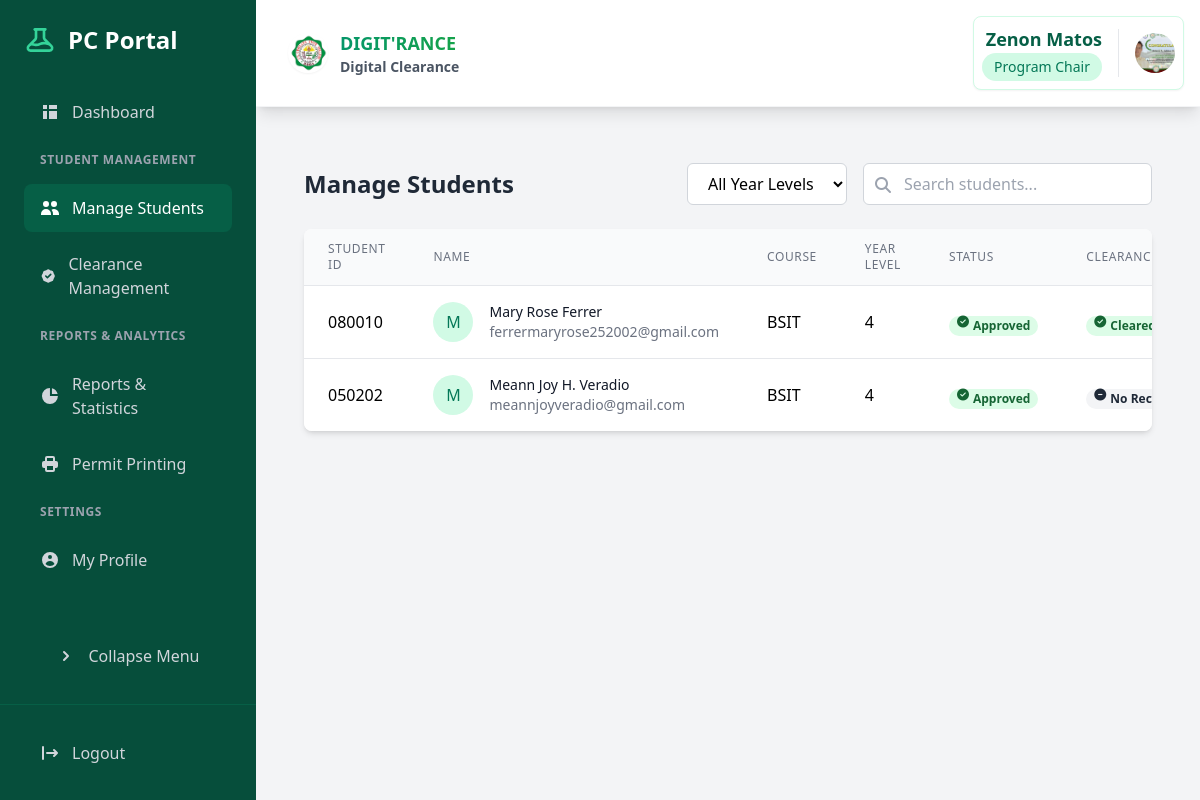
The page /program-chair/students/ (signed in) on the database as committed earlier.
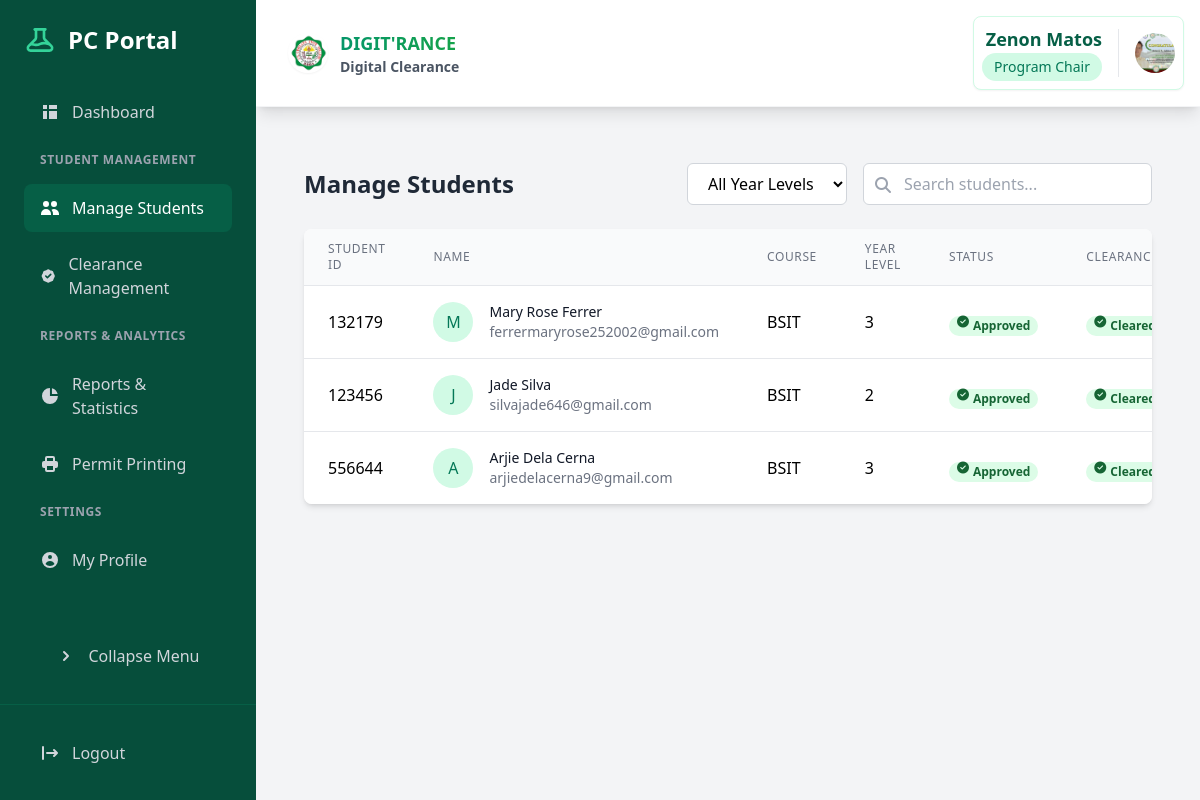
The same page on the database as committed later.
### core/models.py (models this page shows, shortened)
class ProgramChair(models.Model):
    user = models.OneToOneField(User, on_delete=models.CASCADE)
    dean = models.ForeignKey(Dean, on_delete=models.SET_NULL, null=True, blank=True)
    profile_picture = models.ImageField(upload_to='program_chair_profiles/', null=True, blank=True)
    designation = models.CharField(max_length=100, blank=True, null=True)
    def get_profile_picture_url(self):
        return self.profile_picture.url if self.profile_picture else static('img/default-profile.png')

class Student(models.Model):
    user = models.OneToOneField(User, on_delete=models.CASCADE)
    student_id = models.CharField(max_length=20, unique=True)
    course = models.ForeignKey(Course, on_delete=models.PROTECT)
    program_chair = models.ForeignKey('ProgramChair', on_delete=models.SET_NULL, null=True, blank=True)
    dormitory_owner = models.ForeignKey('Staff', on_delete=models.SET_NULL, null=True, blank=True, related_name='dormitory_students')
    year_level = models.IntegerField()
    contact_number = models.CharField(max_length=20, blank=True, null=True)
    is_boarder = models.BooleanField(default=False)
    boarder_since = models.DateTimeField(verbose_name="Date Started as a Boarder", null=True, blank=True)
    created_at = models.DateTimeField(auto_now_add=True)
    is_approved = models.BooleanField(default=False)
    rejection_reason = models.TextField(blank=True, null=True)
    profile_picture = models.ImageField(upload_to='student_profiles/', null=True, blank=True)
    def get_current_clearance(self):
        settings = SystemSettings.get_settings()
        school_year = settings.school_year
        semester = settings.semester
        return self.clearances.filter(
            school_year=school_year,
            semester=semester
        ).first()

class Course(models.Model):
    code = models.CharField(max_length=10, unique=True)
    name = models.CharField(max_length=100)
    dean = models.ForeignKey(Dean, on_delete=models.PROTECT, related_name='courses')
    is_active = models.BooleanField(default=True)
    created_at = models.DateTimeField(auto_now_add=True)
    updated_at = models.DateTimeField(auto_now=True)
    class Meta:
        ordering = ['code']

### core/views.py (the view, shortened to what this page needs)
# urls.py: path('program-chair/students/', views.ManageStudentsView.as_view(), name='manage_students'),
class ManageStudentsView(LoginRequiredMixin, UserPassesTestMixin, ListView):
    model = Student
    template_name = 'core/manage_students.html'
    context_object_name = 'students'
    paginate_by = 10
    def test_func(self):
        return hasattr(self.request.user, 'programchair')
    def get_queryset(self):
        program_chair = self.request.user.programchair
        queryset = Student.objects.filter(
            course__dean=program_chair.dean
        ).select_related('user', 'course').prefetch_related('clearances')
        search_query = self.request.GET.get('search')
        if search_query:
            queryset = queryset.filter(
                Q(user__first_name__icontains=search_query) |
                Q(user__last_name__icontains=search_query) |
                Q(student_id__icontains=search_query)
            )
        year_level = self.request.GET.get('year_level')
        if year_level:
            queryset = queryset.filter(year_level=year_level)
        return queryset
    def get_context_data(self, **kwargs):
        context = super().get_context_data(**kwargs)
        current_year = timezone.now().year
        context.update({
            'program_chair': self.request.user.programchair,
            'current_school_year': f"{current_year}-{current_year + 1}",
            'current_semester': "1ST",
        })
        return context

### templates/core/manage_students.html (shortened to what this page needs)
{% extends 'base.html' %}
{% block sidebar %}
{% include 'components/program_chair_sidenav.html' %}
{% endblock sidebar %}
{% block content %}
<div class="container mx-auto px-4 py-8">
    <div class="flex justify-between items-center mb-6">
        <h1 class="text-2xl font-bold text-gray-800">Manage Students</h1>
        <div class="flex space-x-4">
            <form method="get" class="flex space-x-4">
                <select name="year_level" onchange="this.form.submit()"
                        class="bg-white border border-gray-300 rounded-md px-4 py-2 focus:outline-none focus:ring-2 focus:ring-emerald-500">
                    <option value="">All Year Levels</option>
                </select>
                <div class="relative">
                    <input type="text" name="search" placeholder="Search students..."
                           value="{{ request.GET.search }}"
                           class="pl-10 pr-4 py-2 border border-gray-300 rounded-md focus:outline-none focus:ring-2 focus:ring-emerald-500">
                    <button type="submit" class="absolute left-3 top-2.5 text-gray-400">
                        <i class="fas fa-search"></i>
                    </button>
                </div>
            </form>
        </div>
    </div>
    <div class="bg-white shadow-md rounded-lg overflow-hidden">
        <table class="min-w-full divide-y divide-gray-200">
            <thead class="bg-gray-50">
                <tr>
                    <th class="px-6 py-3 text-left text-xs font-medium text-gray-500 uppercase tracking-wider">Student ID</th>
                    <th class="px-6 py-3 text-left text-xs font-medium text-gray-500 uppercase tracking-wider">Name</th>
                    <th class="px-6 py-3 text-left text-xs font-medium text-gray-500 uppercase tracking-wider">Course</th>
                    <th class="px-6 py-3 text-left text-xs font-medium text-gray-500 uppercase tracking-wider">Year Level</th>
                    <th class="px-6 py-3 text-left text-xs font-medium text-gray-500 uppercase tracking-wider">Status</th>
                    <th class="px-6 py-3 text-left text-xs font-medium text-gray-500 uppercase tracking-wider">Clearance</th>
                </tr>
            </thead>
            <tbody class="bg-white divide-y divide-gray-200">
                {% for student in students %}
                <tr class="hover:bg-gray-50">
                    <td class="px-6 py-4 whitespace-nowrap">{{ student.student_id }}</td>
                    <td class="px-6 py-4 whitespace-nowrap">
                        <div class="flex items-center">
                            <div class="flex-shrink-0 h-10 w-10">
                                <span class="h-10 w-10 rounded-full bg-emerald-100 flex items-center justify-center">
                                    <span class="text-emerald-700 font-medium">{{ student.user.get_full_name|make_list|first }}</span>
                                </span>
                            </div>
                            <div class="ml-4">
                                <div class="text-sm font-medium text-gray-900">{{ student.user.get_full_name }}</div>
                                <div class="text-sm text-gray-500">{{ student.user.email }}</div>
                            </div>
                        </div>
                    </td>
                    <td class="px-6 py-4 whitespace-nowrap">{{ student.course.code }}</td>
                    <td class="px-6 py-4 whitespace-nowrap">{{ student.year_level }}</td>
                    <td class="px-6 py-4 whitespace-nowrap">
                        {% if student.is_approved %}
                            <span class="px-2 inline-flex text-xs leading-5 font-semibold rounded-full bg-green-100 text-green-800">
                                <i class="fas fa-check-circle mr-1"></i> Approved
                            </span>
                        {% else %}
                            <span class="px-2 inline-flex text-xs leading-5 font-semibold rounded-full bg-yellow-100 text-yellow-800">
                                <i class="fas fa-clock mr-1"></i> Pending
                            </span>
                        {% endif %}
                    </td>
                    <td class="px-6 py-4 whitespace-nowrap" id="clearance-status-{{ student.id }}"
                        hx-get="{% url 'check_clearance_status' student.id %}"
                        hx-trigger="load, every 10s"
                        hx-swap="innerHTML">
                        {% with clearance=student.get_current_clearance %}
                            {% if clearance %}
                                {% if clearance.is_cleared %}
                                    <span class="px-2 inline-flex text-xs leading-5 font-semibold rounded-full bg-green-100 text-green-800">
                                        <i class="fas fa-check-circle mr-1"></i> Cleared
                                    </span>
                                {% else %}
                                    <span class="px-2 inline-flex text-xs leading-5 font-semibold rounded-full bg-yellow-100 text-yellow-800">
                                        <i class="fas fa-clock mr-1"></i> Pending
                                    </span>
                                {% endif %}
                            {% else %}
                                <span class="px-2 inline-flex text-xs leading-5 font-semibold rounded-full bg-gray-100 text-gray-800">
                                    <i class="fas fa-minus-circle mr-1"></i> No Record
                                </span>
                            {% endif %}
                        {% endwith %}
                    </td>
                </tr>
                {% endfor %}
            </tbody>
        </table>
    </div>
</div>
{% endblock %}

### templates/components/navbar.html (shortened to what this page needs)
{% load static %}
<header class="bg-white shadow-lg p-3 sm:p-4 flex justify-between items-center border-b border-gray-100 sticky top-0 z-30">
    <div class="flex items-center">
        <h1 class="text-xl font-bold flex items-center ml-4 text-gray-800">
            <a href="{% url 'home' %}" class="flex items-center group">
                <img src="{% static 'img/permit_logo.png' %}" alt="JHCSC Logo" class="h-8 w-8 sm:h-10 sm:w-10 mr-2 sm:mr-3 rounded-full shadow-sm">
                <div class="flex flex-col">
                    <span class="text-gradient bg-clip-text text-transparent bg-gradient-to-r from-emerald-600 to-green-600 group-hover:from-emerald-700 group-hover:to-green-700 transition-all text-sm sm:text-base md:text-lg">
                    </span>
                    <span class="text-xs sm:text-sm text-gray-600">Digital Clearance</span>
                </div>
            </a>
        </h1>    </div>
    <div class="flex items-center">
        {% if user.is_authenticated %}
            <div class="bg-white rounded-lg shadow-sm border border-emerald-100 hover:shadow-md transition-all duration-200">
                <div class="flex items-center space-x-1 sm:space-x-2 md:space-x-4 p-1 sm:p-2">
                    <div class="hidden sm:flex flex-col items-end">
                        <span class="font-semibold text-lg text-emerald-800">
                            {% if user.programchair %}
                                {{ user.programchair.user.get_full_name }}
                            {% elif user.student %}
                                {{ user.student.user.get_full_name }}
                            {% elif user.staff %}
                                {{ user.staff.user.get_full_name }}
                            {% elif user.is_superuser %}
                                {{ user.get_full_name }}
                            {% else %}
                                {{ user.get_full_name }}
                            {% endif %}
                        </span>
                        <span class="text-sm px-3 py-1 bg-emerald-100 text-emerald-700 rounded-full font-medium">
                            {% if user.programchair %}
                                Program Chair
                            {% elif user.student %}
                                Student
                            {% elif user.staff %}
                                {{ user.staff.office.name }} Staff
                            {% elif user.is_superuser %}
                                Administrator
                            {% endif %}
                        </span>
                    </div>
                    <div class="relative group">
                        {% if user.student %}
                            <img src="{{ user.student.get_profile_picture_url }}"
                                 alt="Profile"
                                 class="w-8 h-8 sm:w-10 sm:h-10 rounded-full object-cover">
                        {% elif user.programchair %}
                            <img src="{{ user.programchair.get_profile_picture_url }}"
                                 alt="Profile"
                                 class="w-8 h-8 sm:w-10 sm:h-10 rounded-full object-cover">
                        {% elif user.staff %}
                            <img src="{{ user.staff.get_profile_picture_url }}"
                                 alt="Profile"
                                 class="w-8 h-8 sm:w-10 sm:h-10 rounded-full object-cover">
                        {% endif %}
                    </div>
                </div>
            </div>
        {% endif %}
    </div>
</header>

Rows that differ between the two databases and show on the page:
removed Student: student_id "080010", user.get_full_name|make_list "M", user.get_full_name "Mary Rose Ferrer", user.email "ferrermaryrose252002@gmail.com", course.code "BSIT", year_level "4", is_approved True (drawn), shows "Cleared"
removed Student: student_id "050202", user.get_full_name|make_list "M", user.get_full_name "Meann Joy H. Veradio", user.email "meannjoyveradio@gmail.com", course.code "BSIT", year_level "4", is_approved True (drawn), shows "No…"
added Student: student_id "132179", user.get_full_name|make_list "M", user.get_full_name "Mary Rose Ferrer", user.email "ferrermaryrose252002@gmail.com", course.code "BSIT", year_level "3", is_approved True (drawn), shows "Cleared"
added Student: student_id "123456", user.get_full_name|make_list "J", user.get_full_name "Jade Silva", user.email "silvajade646@gmail.com", course.code "BSIT", year_level "2", is_approved True (drawn), shows "Cleared"
added Student: student_id "556644", user.get_full_name|make_list "A", user.get_full_name "Arjie Dela Cerna", user.email "arjiedelacerna9@gmail.com", course.code "BSIT", year_level "3", is_approved True (drawn), shows "Cleared"
